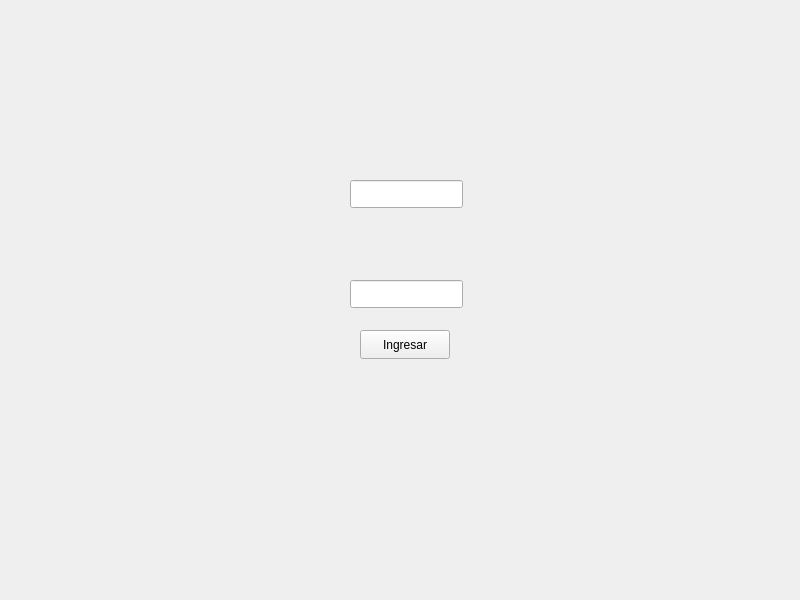
<?xml version="1.0" encoding="UTF-8"?>
<ui version="4.0">
 <class>Widget</class>
 <widget class="QWidget" name="Widget">
  <property name="geometry">
   <rect>
    <x>0</x>
    <y>0</y>
    <width>800</width>
    <height>600</height>
   </rect>
  </property>
  <property name="windowTitle">
   <string>Widget</string>
  </property>
  <widget class="QPushButton" name="btnLogin">
   <property name="geometry">
    <rect>
     <x>360</x>
     <y>330</y>
     <width>90</width>
     <height>29</height>
    </rect>
   </property>
   <property name="text">
    <string>Ingresar</string>
   </property>
  </widget>
  <widget class="QLineEdit" name="txtUsuario">
   <property name="geometry">
    <rect>
     <x>350</x>
     <y>180</y>
     <width>113</width>
     <height>28</height>
    </rect>
   </property>
  </widget>
  <widget class="QLineEdit" name="txtClave">
   <property name="geometry">
    <rect>
     <x>350</x>
     <y>280</y>
     <width>113</width>
     <height>28</height>
    </rect>
   </property>
   <property name="echoMode">
    <enum>QLineEdit::EchoMode::Password</enum>
   </property>
  </widget>
 </widget>
 <resources/>
 <connections/>
</ui>
